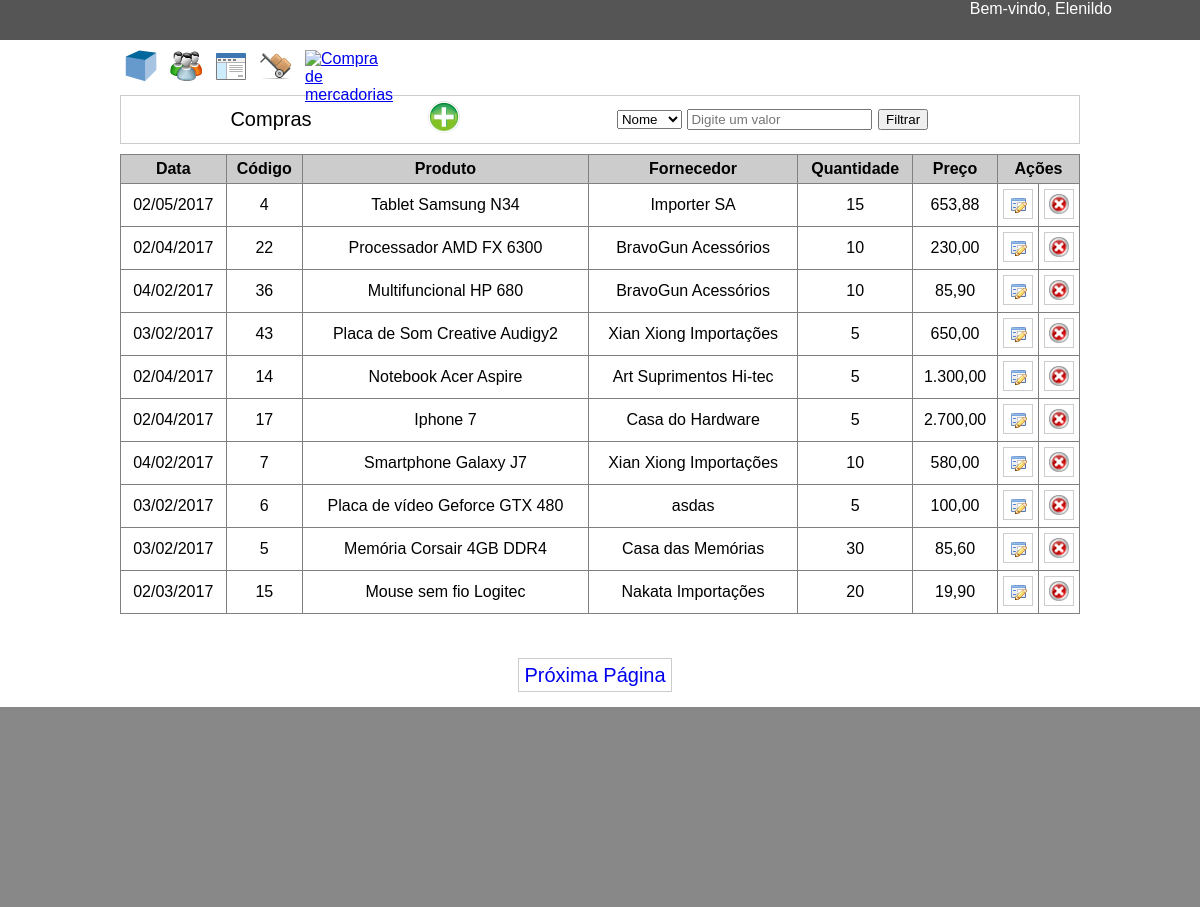
The app's page /admin/compras.php (signed in) with its own data.
### tables this page shows
CREATE TABLE `compras` (
  `id` bigint(20) UNSIGNED NOT NULL,
  `data` date NOT NULL,
  `id_produto` int(11) NOT NULL,
  `produto` varchar(32) NOT NULL,
  `preco_compra` float NOT NULL,
  `quantidade` int(11) NOT NULL,
  `fornecedor` varchar(64) NOT NULL
);

### admin/compras.php (the view, shortened to what this page needs)
<!DOCTYPE html>
<?php include_once "../inc_conexao.php"; ?>
<html>
	<head>
		<link rel="stylesheet" href="css/estilo_adm.css">
	</head>
	<body>
		<?php
			$total = isset($_GET["total"])? $_GET["total"] : 0;
			$busca = isset($_GET["valor"])? $_GET["valor"] : "";
			$campo = isset($_GET["campo"])? $_GET["campo"] : "";
			if(isset($_GET["busca"])){
				$busca = $_GET["busca"];
				if($busca == ""){
					$total = 0;
				}else{
					$sql = "SELECT id FROM compras WHERE produto like '%$busca%'";
					$res = mysqli_query($conexao, $sql)or die(mysql_error());
					$total = mysqli_num_rows($res);
				}
			}else{
				$sql = "SELECT id FROM compras";
				$res = mysqli_query($conexao, $sql)or die(mysql_error());
				$total = mysqli_num_rows($res);
			}
		?>
		<div class="container">
			<div class="navbar_adm">
				<div style="float:left; width:300px; padding-top:12px;">
					<span>Compras</span>
				</div>
				<div class="barra_btn">
					<a href="cad_compras.php?op=novo"><img src="img/add.png" title="Novo"></a>
				</div>
				<form method="GET" action="" style="padding-top:10px;">
					<select name="campo">
						<option value="produto">Nome</option>
					</select>
					<input type="text" placeholder="Digite um valor" name="busca">
					<button type="submit">Filtrar</button>
				</form>
			</div>
			<div class="listagem">
				<table cellpadding="5px" border="1" width="100%" style="border-collapse:collapse;">
					<tr bgcolor="#ccc">
						<th>Data</th>
						<th>Código</th>
						<th>Produto</th>
						<th>Fornecedor</th>
						<th>Quantidade</th>
						<th>Preço</th>
						<th colspan="2">Ações</th>
					</tr>
				<?php
					if( isset( $_GET['pagina'] ) && (int)$_GET['pagina'] >= 1)
						$pagina = (int)$_GET['pagina'];
					else
						$pagina = 1;
					$limite = 10;
					$offset = $limite * ($pagina-1);
					if($busca != "")
						$sql = "SELECT * FROM compras WHERE {$campo} like '%{$busca}%' ORDER BY id DESC LIMIT {$limite} OFFSET {$offset}";
					else
						$sql = "SELECT * FROM compras ORDER BY id DESC LIMIT {$limite} OFFSET {$offset}";
					$resultado = mysqli_query($conexao, $sql) or die(mysql_error());
					$total_paginas = ceil($total / $limite) ;
					while($registro = mysqli_fetch_assoc($resultado)){
						$data = date('d/m/Y',strtotime($registro["data"]));
				?>
						<tr align="center">
							<td><?= $data ?></td>
							<td><?= $registro["id_produto"]?></td>
							<td><?= $registro["produto"]?></td>
							<td><?= $registro["fornecedor"]?></td>
							<td><?= $registro["quantidade"]?></td>
							<td><?= number_format($registro["preco_compra"],2,',','.') ?></td>
							<td width="25px">
								<form method="get" action="cad_compras.php">
									<button type="submit" style="background: url('img/edit.png') no-repeat 5px 5px; width:30px; height:30px; border:1px solid #ccc;"></button>
								</form>
							</td>
							<td width="25px">
								<form method="post" action="compras_control.php" onSubmit='return confirm("Deseja excluir este registro?")'>
									<button type="submit" style="background: url('img/remove.png') no-repeat 4px 4px; width:30px; height:30px; border:1px solid #ccc;" ></button>
								</form>
							</td>
						</tr>
				<?php
					}
				?>
				</table>
			</div>
			<div class="barra_busca">
				<div style="padding-top:10px; padding-bottom:10px; text-align:center">
				<?php
				if($pagina < $total_paginas){
				?>
					<a href="?total=<?= $total?>&valor=<?= $busca ?>&campo=<?= $campo?>&pagina=<?= $pagina+1; ?>" style="text-decoration:none;">
						<span class="botao_pag" > Próxima Página </span>
					</a>
				<?php }?>
				</div>
			</div>
		</div>
	</body>
</html>

### admin/css/estilo_adm.css (style rules this page uses)
* { margin:0; font-family: Arial }
.container { margin:0 auto; width:80%; margin-top:10px; margin-bottom:10px; }
.barra_topo { width:100%; height:40px; background-color:#555; margin-bottom:5px; }
.barra_adm { margin:0 auto; width:80%; height:40px; }
.barra_btn { width:35px; height:35px; padding:5px; float:left; }
.navbar_adm { text-align:center; border:1px solid #ccc; font-size:20px; height:47px; }
.rodape { width:100%; height:200px; background-color:#888; float:left; }
.listagem { margin-top:10px; min-height:500px; width:100%; }
.botao_pag { font-size:20px; padding:5px; border:1px solid #ccc; margin-right:10px; }

### records on screen
compras: data "02/05/2017", id_produto "4", produto "Tablet Samsung N34", fornecedor "Importer SA", quantidade "15", preco_compra "653,88"
compras: data "02/04/2017", id_produto "22", produto "Processador AMD FX 6300", fornecedor "BravoGun Acessórios", quantidade "10", preco_compra "230,00"
compras: data "04/02/2017", id_produto "36", produto "Multifuncional HP 680", fornecedor "BravoGun Acessórios", quantidade "10", preco_compra "85,90"
compras: data "03/02/2017", id_produto "43", produto "Placa de Som Creative Audigy2", fornecedor "Xian Xiong Importações", quantidade "5", preco_compra "650,00"
compras: data "02/04/2017", id_produto "14", produto "Notebook Acer Aspire", fornecedor "Art Suprimentos Hi-tec", quantidade "5", preco_compra "1.300,00"
compras: data "02/04/2017", id_produto "17", produto "Iphone 7", fornecedor "Casa do Hardware", quantidade "5", preco_compra "2.700,00"
compras: data "04/02/2017", id_produto "7", produto "Smartphone Galaxy J7", fornecedor "Xian Xiong Importações", quantidade "10", preco_compra "580,00"
compras: data "03/02/2017", id_produto "6", produto "Placa de vídeo Geforce GTX 480", fornecedor "asdas", quantidade "5", preco_compra "100,00"
compras: data "03/02/2017", id_produto "5", produto "Memória Corsair 4GB DDR4", fornecedor "Casa das Memórias", quantidade "30", preco_compra "85,60"
compras: data "02/03/2017", id_produto "15", produto "Mouse sem fio Logitec", fornecedor "Nakata Importações", quantidade "20", preco_compra "19,90"
